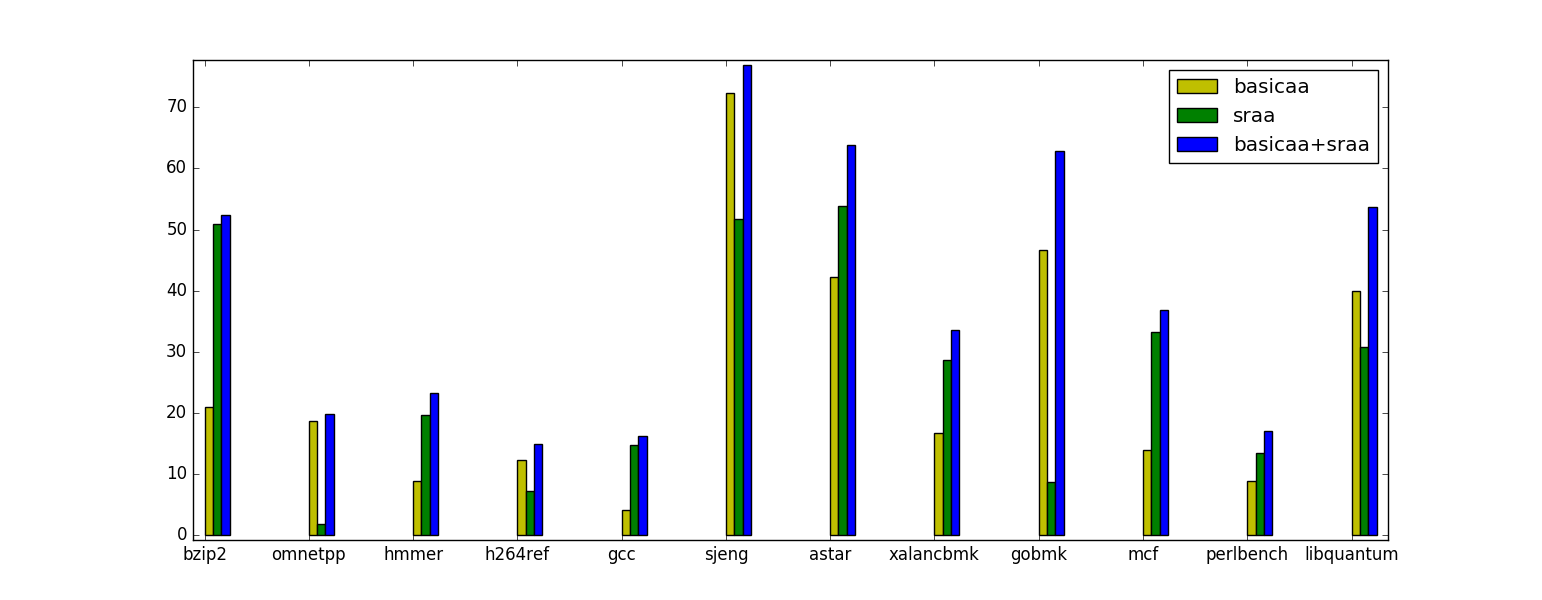

Reproduce this figure in Python.
#!/usr/bin/env python
# a bar plot with errorbars
import numpy as np
import matplotlib.pyplot as plt

N = 12
basicaa = (21.012213867,18.7198083177,8.8725580247,12.3604800776,4.0737125457,72.3102937641,42.1901715615,16.7204242664,46.5999741051,13.9431616341,8.9016447407,39.9068363166)
sraa = (50.9130747033,1.7797752088,19.7412771217,7.2313356153,14.7043266801,51.6946841243,53.8610061064,28.7302705968,8.6936965899,33.299693202,13.4118191717,30.8311408238)
basicsraa = (52.3831826572,19.8318328122,23.2224445313,14.8850093415,16.3067860283,76.9609021615,63.8569351556,33.5646989143,62.8822542767,36.8682383336,17.0911508503,53.6122492991)


ind = np.arange(N)  # the x locations for the groups
width = 0.08       # the width of the bars

fig, ax = plt.subplots()

ax.margins(0.01)


rects1 = ax.bar(ind+width, basicaa, width, color='y')
rects2 = ax.bar(ind+width+width, sraa, width, color='g')
rects3 = ax.bar(ind+width+width+width, basicsraa, width, color='b')
+width

ax.set_xticks(ind+width)#emplacement de label
ax.set_xticklabels( ('bzip2','omnetpp','hmmer','h264ref','gcc','sjeng','astar','xalancbmk','gobmk','mcf','perlbench','libquantum') )

ax.legend( (rects1[0], rects2[0], rects3[0] ), ('basicaa', 'sraa', 'basicaa+sraa') )



plt.show()
